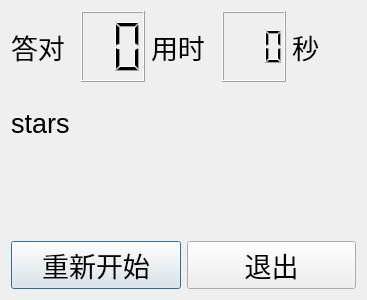
<?xml version="1.0" encoding="UTF-8"?>
<ui version="4.0">
 <class>ResultDlg</class>
 <widget class="QDialog" name="ResultDlg">
  <property name="geometry">
   <rect>
    <x>0</x>
    <y>0</y>
    <width>367</width>
    <height>300</height>
   </rect>
  </property>
  <property name="windowTitle">
   <string>Dialog</string>
  </property>
  <layout class="QGridLayout" name="gridLayout">
   <item row="3" column="0">
    <layout class="QHBoxLayout" name="horizontalLayout_2">
     <item>
      <widget class="QPushButton" name="restart">
       <property name="font">
        <font>
         <pointsize>20</pointsize>
        </font>
       </property>
       <property name="text">
        <string>重新开始</string>
       </property>
      </widget>
     </item>
     <item>
      <widget class="QPushButton" name="exit">
       <property name="font">
        <font>
         <pointsize>20</pointsize>
        </font>
       </property>
       <property name="text">
        <string>退出</string>
       </property>
      </widget>
     </item>
    </layout>
   </item>
   <item row="1" column="0">
    <widget class="QLabel" name="label_3">
     <property name="font">
      <font>
       <pointsize>20</pointsize>
      </font>
     </property>
     <property name="text">
      <string>stars</string>
     </property>
    </widget>
   </item>
   <item row="0" column="0">
    <layout class="QHBoxLayout" name="horizontalLayout">
     <item>
      <widget class="QLabel" name="label">
       <property name="font">
        <font>
         <pointsize>20</pointsize>
        </font>
       </property>
       <property name="text">
        <string>答对</string>
       </property>
      </widget>
     </item>
     <item>
      <widget class="QLCDNumber" name="rightCount">
       <property name="minimumSize">
        <size>
         <width>0</width>
         <height>30</height>
        </size>
       </property>
       <property name="digitCount">
        <number>2</number>
       </property>
      </widget>
     </item>
     <item>
      <widget class="QLabel" name="label_2">
       <property name="font">
        <font>
         <pointsize>20</pointsize>
        </font>
       </property>
       <property name="text">
        <string>用时</string>
       </property>
      </widget>
     </item>
     <item>
      <widget class="QLCDNumber" name="useTime">
       <property name="minimumSize">
        <size>
         <width>0</width>
         <height>30</height>
        </size>
       </property>
       <property name="digitCount">
        <number>3</number>
       </property>
      </widget>
     </item>
     <item>
      <widget class="QLabel" name="label_4">
       <property name="font">
        <font>
         <pointsize>20</pointsize>
        </font>
       </property>
       <property name="text">
        <string>秒</string>
       </property>
      </widget>
     </item>
    </layout>
   </item>
   <item row="2" column="0">
    <widget class="QWidget" name="star" native="true"/>
   </item>
  </layout>
 </widget>
 <resources/>
 <connections>
  <connection>
   <sender>restart</sender>
   <signal>clicked()</signal>
   <receiver>ResultDlg</receiver>
   <slot>accept()</slot>
   <hints>
    <hint type="sourcelabel">
     <x>95</x>
     <y>257</y>
    </hint>
    <hint type="destinationlabel">
     <x>183</x>
     <y>149</y>
    </hint>
   </hints>
  </connection>
  <connection>
   <sender>exit</sender>
   <signal>clicked()</signal>
   <receiver>ResultDlg</receiver>
   <slot>reject()</slot>
   <hints>
    <hint type="sourcelabel">
     <x>271</x>
     <y>257</y>
    </hint>
    <hint type="destinationlabel">
     <x>183</x>
     <y>149</y>
    </hint>
   </hints>
  </connection>
 </connections>
</ui>
